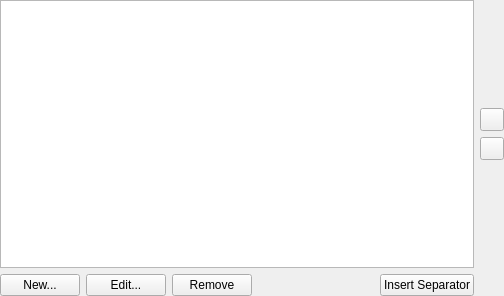
<ui version="4.0" >
 <class>ExternalToolsConfigWidget</class>
 <widget class="QWidget" name="ExternalToolsConfigWidget" >
  <property name="geometry" >
   <rect>
    <x>0</x>
    <y>0</y>
    <width>504</width>
    <height>296</height>
   </rect>
  </property>
  <layout class="QGridLayout" name="gridLayout_2" >
   <property name="margin" >
    <number>0</number>
   </property>
   <item row="0" column="0" >
    <layout class="QGridLayout" name="gridLayout" >
     <item rowspan="4" row="0" column="0" >
      <widget class="KListWidget" name="lbTools" >
       <property name="whatsThis" >
        <string>This list shows all the configured tools, represented by their menu text.</string>
       </property>
      </widget>
     </item>
     <item row="0" column="1" >
      <spacer name="verticalSpacer" >
       <property name="orientation" >
        <enum>Qt::Vertical</enum>
       </property>
       <property name="sizeHint" stdset="0" >
        <size>
         <width>20</width>
         <height>98</height>
        </size>
       </property>
      </spacer>
     </item>
     <item row="3" column="1" >
      <spacer name="verticalSpacer_2" >
       <property name="orientation" >
        <enum>Qt::Vertical</enum>
       </property>
       <property name="sizeHint" stdset="0" >
        <size>
         <width>17</width>
         <height>108</height>
        </size>
       </property>
      </spacer>
     </item>
     <item row="4" column="0" >
      <layout class="QHBoxLayout" name="horizontalLayout" >
       <item>
        <widget class="QPushButton" name="btnNew" >
         <property name="text" >
          <string>New...</string>
         </property>
        </widget>
       </item>
       <item>
        <widget class="QPushButton" name="btnEdit" >
         <property name="text" >
          <string>Edit...</string>
         </property>
        </widget>
       </item>
       <item>
        <widget class="QPushButton" name="btnRemove" >
         <property name="text" >
          <string>Remove</string>
         </property>
        </widget>
       </item>
       <item>
        <spacer name="horizontalSpacer" >
         <property name="orientation" >
          <enum>Qt::Horizontal</enum>
         </property>
         <property name="sizeHint" stdset="0" >
          <size>
           <width>40</width>
           <height>20</height>
          </size>
         </property>
        </spacer>
       </item>
       <item>
        <widget class="QPushButton" name="btnSeparator" >
         <property name="text" >
          <string>Insert Separator</string>
         </property>
        </widget>
       </item>
      </layout>
     </item>
     <item row="1" column="1" >
      <widget class="QToolButton" name="btnMoveUp" />
     </item>
     <item row="2" column="1" >
      <widget class="QToolButton" name="btnMoveDown" />
     </item>
    </layout>
   </item>
  </layout>
 </widget>
 <customwidgets>
  <customwidget>
   <class>KListWidget</class>
   <extends>QListWidget</extends>
   <header>klistwidget.h</header>
  </customwidget>
 </customwidgets>
 <resources/>
 <connections/>
</ui>
